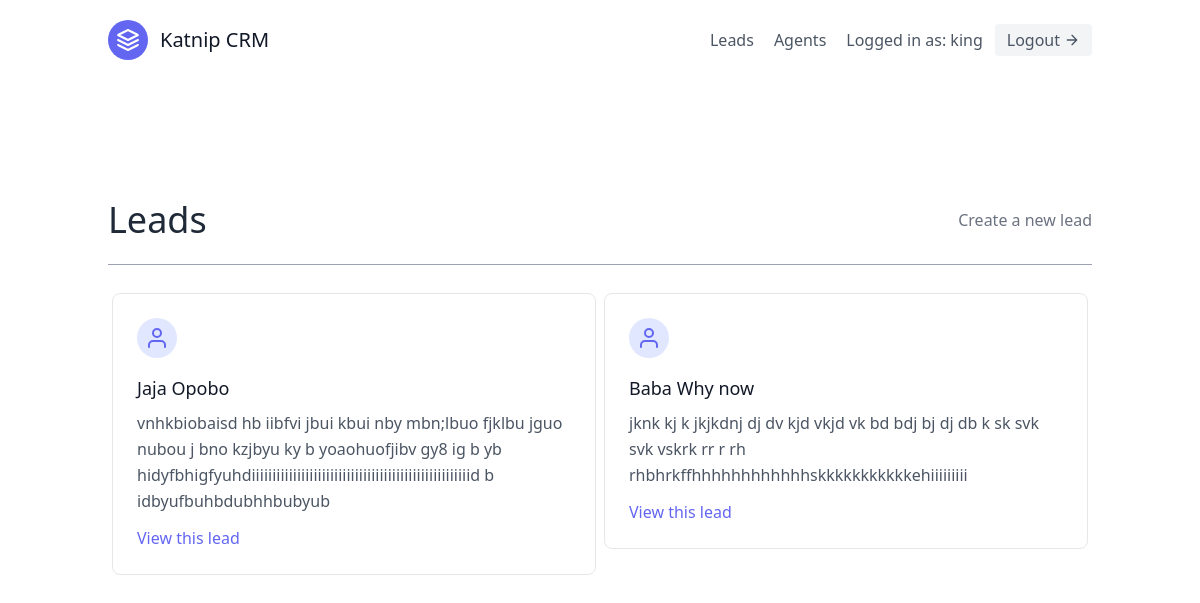
The app's page /leads/ (signed in), older data.
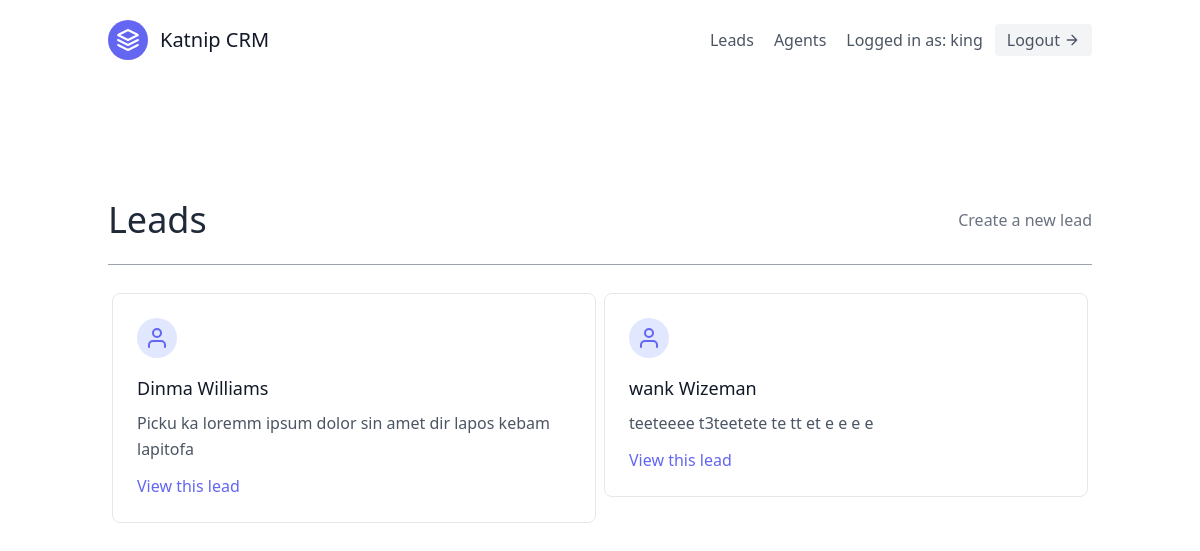
The same page, newer data.
### leads/models.py (models this page shows, shortened)
class User(AbstractUser):
    is_organiser = models.BooleanField(default=True)
    is_agent = models.BooleanField(default=False)

class Lead(models.Model):
    first_name = models.CharField(max_length=20)
    last_name = models.CharField(max_length=20)
    notes = models.TextField(default="")
    age = models.IntegerField(default=0)
    agent = models.ForeignKey(
        "Agent", on_delete=models.SET_NULL, null=True, blank=True
    )
    organisation = models.ForeignKey(
        UserProfile, on_delete=models.CASCADE
    )

### leads/views.py (the view)
# urls.py: path("", LeadListView.as_view(), name="lead-list"),
class LeadListView(LoginRequiredMixin, ListView):
    template_name = 'leads/lead_list.html'
    context_object_name = 'leads'
    def get_queryset(self):
        user = self.request.user
        if user.is_organiser:
            queryset = Lead.objects.filter(organisation=user.userprofile)
        else:
            queryset = Lead.objects.filter(organisation=user.agent.organisation)
            queryset = queryset.filter(agent__user=user)
        return queryset

### leads/templates/leads/lead_list.html (shortened to what this page needs)
{% extends "base.html" %}
{% block content %}
<section class="text-gray-600 body-font">
  <div class="container px-5 py-24 mx-auto flex flex-wrap">
    <div class="w-full mb-6 py-6 flex justify-between items-center border-b border-gray-400">
      <div>
        <h1 class="text-4xl text-gray-800">Leads</h1>
      </div>
      {% if request.user.is_organiser %}
      <div>
        <a class="text-gray-500 hover:text-blue-500" href="{% url 'leads:lead-create' %}">Create a new lead</a>
      </div>
      {% endif %}
    </div>
    <div class="flex flex-wrap mx-auto w-full">
        {% for lead in leads %}
        <div class="xl:w-1/3 md:w-1/2">
            <div class="border border-gray-200 p-6 m-1 rounded-lg">
                <div class="w-10 h-10 inline-flex items-center justify-center rounded-full bg-indigo-100 text-indigo-500 mb-4">
                    <svg fill="none" stroke="currentColor" stroke-linecap="round" stroke-linejoin="round" stroke-width="2" class="w-6 h-6" viewBox="0 0 24 24">
                        <path d="M20 21v-2a4 4 0 00-4-4H8a4 4 0 00-4 4v2"></path>
                        <circle cx="12" cy="7" r="4"></circle>
                    </svg>
                </div>
                <h2 class="text-lg text-gray-900 font-medium title-font mb-2">{{ lead.first_name }} {{ lead.last_name }}</h2>
                <p class="leading-relaxed text-base break-words">{{ lead.notes }}</p>
                <a href="{% url 'leads:lead-detail' lead.pk %}" class="mt-3 text-indigo-500 inline-flex items-center">
                  View this lead
                </a>
            </div>
        </div>
        {%endfor %}
    </div>
  </div>
</section>
{% endblock content %}

### templates/base.html (shortened to what this page needs)
{% load static %}
<!DOCTYPE html>
<html lang="en">
<head>
  <link href="{% static 'css/styles.css' %}" rel="stylesheet"/>
  <script src="https://cdn.tailwindcss.com"></script>
</head>
<body>
  <div class="max-w-7xl mx-auto">
    {% include "navbar.html" %}
    {% block content %}
    {% endblock content %}
  </div>
</body>
</html>

### templates/navbar.html (shortened to what this page needs)
<header class="text-gray-600 body-font">
  <div class="container mx-auto flex flex-wrap p-5 flex-col md:flex-row items-center">
    <a href="{% url 'landing_page' %}" class="flex title-font font-medium items-center text-gray-900 mb-4 md:mb-0">
      <svg xmlns="http://www.w3.org/2000/svg" fill="none" stroke="currentColor" stroke-linecap="round"
        stroke-linejoin="round" stroke-width="2" class="w-10 h-10 text-white p-2 bg-indigo-500 rounded-full"
        viewBox="0 0 24 24">
        <path d="M12 2L2 7l10 5 10-5-10-5zM2 17l10 5 10-5M2 12l10 5 10-5"></path>
      </svg>
      <span class="ml-3 text-xl">Katnip CRM</span>
    </a>
    <nav class="md:ml-auto flex flex-wrap items-center text-base justify-center">
      {% if not request.user.is_authenticated %}
        <a href="{% url 'signup' %}" class="mr-5 hover:text-gray-900">Sign Up</a>
      {% else %}
      <a href="{% url 'leads:lead-list' %}" class="mr-5 hover:text-gray-900">Leads</a>
        {% if request.user.is_organiser %}
        <a href="{% url 'agents:agent-list' %}" class="mr-5 hover:text-gray-900">Agents</a>
        {% endif %}
      {% endif %}
    </nav>
    {% if request.user.is_authenticated %}
      Logged in as:  {{ request.user.username }}
      <a href="{% url 'logout' %}"
        class="ml-3 inline-flex items-center bg-gray-100 border-0 py-1 px-3 focus:outline-none hover:bg-gray-200 rounded text-base mt-4 md:mt-0">Logout
        <svg fill="none" stroke="currentColor" stroke-linecap="round" stroke-linejoin="round" stroke-width="2"
          class="w-4 h-4 ml-1" viewBox="0 0 24 24">
          <path d="M5 12h14M12 5l7 7-7 7"></path>
        </svg>
      </a>
    {% endif %}
  </div>
</header>

### templates/scripts.html (shortened to what this page needs)
{% load static %}

Row changes from the older to the newer data that the page shows:
removed Lead: first_name "Jaja", last_name "Opobo", notes "vnhkbiobaisd hb iibfvi jbui kbui nby mbn;lbuo fjklbu jguo nubou j bno kzjbyu ky b yoaohuofjibv gy8 ig b yb hidyfbhigfyuhdiiiiiiiiiiiiiiiiiiiiiiiiiiiiiiiiiiiiiiiiiiiiiiiiiiiiid b idbyufbuhbdubhhbubyub"
removed Lead: first_name "Baba", last_name "Why now", notes "jknk kj k jkjkdnj dj dv kjd vkjd vk bd bdj bj dj db k sk svk svk vskrk rr r rh rhbhrkffhhhhhhhhhhhhskkkkkkkkkkkehiiiiiiiii"
added Lead: first_name "Dinma", last_name "Williams", notes "Picku ka loremm ipsum dolor sin amet dir lapos kebam lapitofa"
added Lead: first_name "wank", last_name "Wizeman", notes "teeteeee t3teetete te tt et e e e e"
